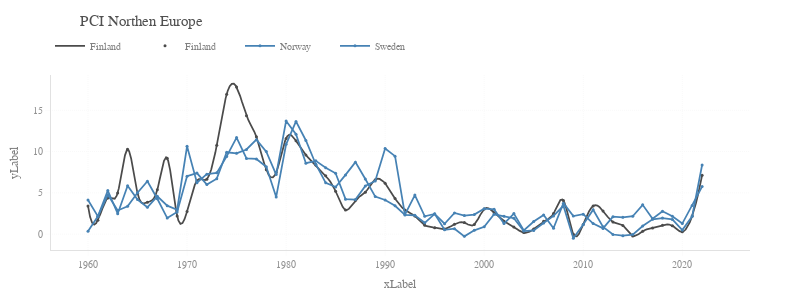

This figure's notebook cell:
### Code cell
fig = pl_figure(figsize=(800, 300))

# pl_plot(
#     go.Scatter(x=data.index, y=data['Finland'], mode='lines+markers', line_color=palette[0], name='Finland'), fig)


pl_plot(
    go.Scatter(
        x=smoothed(data['Finland'][:-1]).index,
        y=smoothed(data['Finland'][:-1]).values.ravel(),
        mode='lines', line_color=palette[0], name='Finland'), fig)

pl_plot(
    go.Scatter(
        x=data['Finland'][:-1].index,
        y=data['Finland'][:-1],
        mode='markers', line_color=palette[0], legend=None, name='Finland'), fig)


pl_plot(
    go.Scatter(x=data.index, y=data['Norway'], mode='lines+markers', name='Norway'), fig)
pl_plot(
    go.Scatter(x=data.index, y=data['Sweden'], mode='lines+markers', line_color=palette[2], name='Sweden'), fig)

pl_labels(x='xLabel', y='yLabel', fig=fig)
pl_title('PCI Northen Europe', size=15, fig=fig)
# pl_rstyle(xticks=[1960, 2025, 5], yticks=[0, 20, 5], ylim=[-1, 20])

fig.show(config=config)
pl_savefig(fig, 'pci_scandinavia', dir=path_save_img, config=config)

### Figure 1 — Plotly figure (JSON) as saved in the notebook; plotly's stock layout.template omitted (floating-point values rounded to 4 significant figures; data arrays with more than 128 entries replaced by an {"elided": "..."} marker saying what was removed)
{"data": [{"line": {"color": "#4B4B4B"}, "mode": "lines", "name": "Finland", "type": "scatter", "x": {"elided": "300 float values"}, "y": {"elided": "300 float values"}}, {"line": {"color": "#4B4B4B"}, "mode": "markers", "name": "Finland", "type": "scatter", "x": [1960, 1961, 1962, 1963, 1964, 1965, 1966, 1967, 1968, 1969, 1970, 1971, 1972, 1973, 1974, 1975, 1976, 1977, 1978, 1979, 1980, 1981, 1982, 1983, 1984, 1985, 1986, 1987, 1988, 1989, 1990, 1991, 1992, 1993, 1994, 1995, 1996, 1997, 1998, 1999, 2000, 2001, 2002, 2003, 2004, 2005, 2006, 2007, 2008, 2009, 2010, 2011, 2012, 2013, 2014, 2015, 2016, 2017, 2018, 2019, 2020, 2021, 2022], "y": [3.418, 1.691, 4.384, 4.996, 10.28, 4.941, 3.874, 5.378, 9.192, 2.206, 2.74, 6.476, 6.662, 10.75, 16.94, 17.81, 14.34, 11.79, 7.799, 7.467, 11.59, 11.31, 9.585, 8.366, 7.068, 5.196, 2.934, 4.113, 5.086, 6.593, 6.15, 4.31, 2.919, 2.191, 1.089, 0.7912, 0.6292, 1.193, 1.399, 1.162, 3.042, 2.578, 1.571, 0.8774, 0.1871, 0.6239, 1.567, 2.511, 4.066, -9.174e-07, 1.184, 3.417, 2.808, 1.478, 1.041, -0.2079, 0.3567, 0.754, 1.084, 1.024, 0.2906, 2.195, 7.124]}, {"mode": "lines+markers", "name": "Norway", "type": "scatter", "x": [1960, 1961, 1962, 1963, 1964, 1965, 1966, 1967, 1968, 1969, 1970, 1971, 1972, 1973, 1974, 1975, 1976, 1977, 1978, 1979, 1980, 1981, 1982, 1983, 1984, 1985, 1986, 1987, 1988, 1989, 1990, 1991, 1992, 1993, 1994, 1995, 1996, 1997, 1998, 1999, 2000, 2001, 2002, 2003, 2004, 2005, 2006, 2007, 2008, 2009, 2010, 2011, 2012, 2013, 2014, 2015, 2016, 2017, 2018, 2019, 2020, 2021, 2022, 2023], "y": [0.3605, 2.155, 5.274, 2.472, 5.867, 4.187, 3.251, 4.579, 3.448, 2.963, 10.64, 6.224, 7.258, 7.419, 9.412, 11.69, 9.161, 9.104, 8.162, 4.51, 10.88, 13.64, 11.34, 8.465, 6.218, 5.715, 7.176, 8.717, 6.676, 4.546, 4.131, 3.438, 2.328, 2.288, 1.376, 2.46, 1.263, 2.567, 2.252, 2.366, 3.086, 3.004, 1.287, 2.488, 0.4545, 1.532, 2.329, 0.7126, 3.754, 2.197, 2.419, 1.285, 0.6969, 2.12, 2.042, 2.171, 3.55, 1.875, 2.765, 2.168, 1.287, 3.484, 5.764, null]}, {"line": {"color": "#4682B4"}, "mode": "lines+markers", "name": "Sweden", "type": "scatter", "x": [1960, 1961, 1962, 1963, 1964, 1965, 1966, 1967, 1968, 1969, 1970, 1971, 1972, 1973, 1974, 1975, 1976, 1977, 1978, 1979, 1980, 1981, 1982, 1983, 1984, 1985, 1986, 1987, 1988, 1989, 1990, 1991, 1992, 1993, 1994, 1995, 1996, 1997, 1998, 1999, 2000, 2001, 2002, 2003, 2004, 2005, 2006, 2007, 2008, 2009, 2010, 2011, 2012, 2013, 2014, 2015, 2016, 2017, 2018, 2019, 2020, 2021, 2022, 2023], "y": [4.142, 2.158, 4.766, 2.872, 3.388, 5.013, 6.405, 4.289, 1.943, 2.692, 7.016, 7.396, 6.007, 6.718, 9.912, 9.78, 10.25, 11.44, 9.995, 7.21, 13.71, 12.1, 8.589, 8.873, 8.044, 7.373, 4.236, 4.189, 5.825, 6.443, 10.37, 9.445, 2.374, 4.728, 2.158, 2.455, 0.5331, 0.6584, -0.2671, 0.4622, 0.8991, 2.406, 2.158, 1.926, 0.3737, 0.4532, 1.36, 2.212, 3.437, -0.4945, 1.158, 2.961, 0.8884, -0.04429, -0.1796, -0.04678, 0.9843, 1.794, 1.954, 1.784, 0.4974, 2.163, 8.369, null]}], "layout": {"autosize": false, "height": 300, "margin": {"t": 75}, "title": {"font": {"size": 15}, "text": "PCI Northen Europe"}, "width": 800, "xaxis": {"autorange": true, "range": [1956.0, 2027.0], "side": "right", "title": {"standoff": 10, "text": "xLabel"}, "type": "linear"}, "yaxis": {"autorange": true, "range": [-1.917, 19.27], "title": {"standoff": 10, "text": "yLabel"}, "type": "linear"}}}
